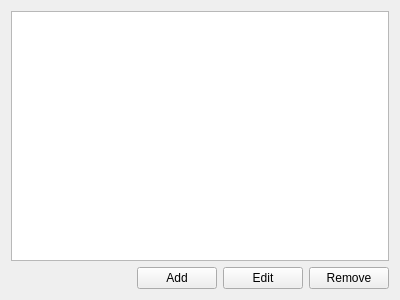
<?xml version="1.0" encoding="UTF-8"?>
<ui version="4.0">
 <class>TablesViewControl</class>
 <widget class="QWidget" name="TablesViewControl">
  <property name="geometry">
   <rect>
    <x>0</x>
    <y>0</y>
    <width>400</width>
    <height>300</height>
   </rect>
  </property>
  <property name="windowTitle">
   <string>Form</string>
  </property>
  <layout class="QVBoxLayout" name="verticalLayout">
   <item>
    <widget class="QTableView" name="TablesView">
     <property name="selectionBehavior">
      <enum>QAbstractItemView::SelectItems</enum>
     </property>
     <property name="sortingEnabled">
      <bool>true</bool>
     </property>
    </widget>
   </item>
   <item>
    <layout class="QHBoxLayout" name="horizontalLayout">
     <item>
      <spacer name="horizontalSpacer">
       <property name="orientation">
        <enum>Qt::Horizontal</enum>
       </property>
       <property name="sizeHint" stdset="0">
        <size>
         <width>40</width>
         <height>20</height>
        </size>
       </property>
      </spacer>
     </item>
     <item>
      <widget class="QPushButton" name="BtnAdd">
       <property name="text">
        <string>Add</string>
       </property>
      </widget>
     </item>
     <item>
      <widget class="QPushButton" name="BtnEdit">
       <property name="text">
        <string>Edit</string>
       </property>
      </widget>
     </item>
     <item>
      <widget class="QPushButton" name="BtnRemove">
       <property name="text">
        <string>Remove</string>
       </property>
      </widget>
     </item>
    </layout>
   </item>
  </layout>
 </widget>
 <resources/>
 <connections/>
</ui>
